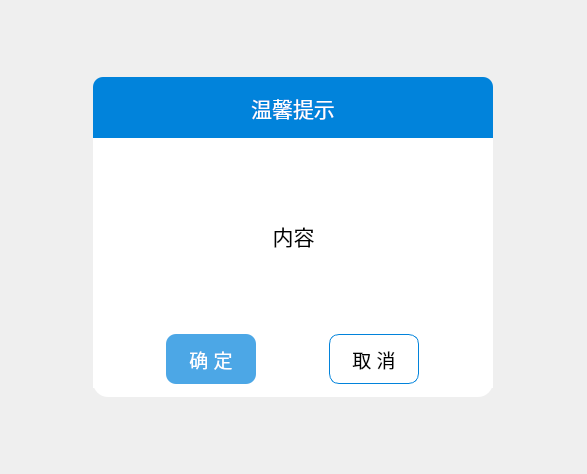
<?xml version="1.0" encoding="UTF-8"?>
<ui version="4.0">
 <class>AlertWindow</class>
 <widget class="QWidget" name="AlertWindow">
  <property name="geometry">
   <rect>
    <x>0</x>
    <y>0</y>
    <width>587</width>
    <height>474</height>
   </rect>
  </property>
  <property name="windowTitle">
   <string>Form</string>
  </property>
  <layout class="QGridLayout" name="gridLayout">
   <item row="0" column="0">
    <widget class="QFrame" name="frame">
     <property name="maximumSize">
      <size>
       <width>400</width>
       <height>320</height>
      </size>
     </property>
     <property name="styleSheet">
      <string notr="true">background-color: rgb(255, 255, 255);
border-radius:15px;</string>
     </property>
     <property name="frameShape">
      <enum>QFrame::StyledPanel</enum>
     </property>
     <property name="frameShadow">
      <enum>QFrame::Raised</enum>
     </property>
     <widget class="QWidget" name="widget" native="true">
      <property name="geometry">
       <rect>
        <x>0</x>
        <y>60</y>
        <width>400</width>
        <height>251</height>
       </rect>
      </property>
      <property name="styleSheet">
       <string notr="true">background-color: rgb(255, 255, 255);</string>
      </property>
      <widget class="QWidget" name="layoutWidget">
       <property name="geometry">
        <rect>
         <x>0</x>
         <y>0</y>
         <width>401</width>
         <height>251</height>
        </rect>
       </property>
       <layout class="QVBoxLayout" name="verticalLayout" stretch="1,0">
        <property name="spacing">
         <number>0</number>
        </property>
        <item>
         <widget class="QLabel" name="contentLabel">
          <property name="minimumSize">
           <size>
            <width>370</width>
            <height>0</height>
           </size>
          </property>
          <property name="font">
           <font>
            <pointsize>16</pointsize>
           </font>
          </property>
          <property name="styleSheet">
           <string notr="true">border: none;
border-radius:0px;</string>
          </property>
          <property name="text">
           <string>内容</string>
          </property>
          <property name="alignment">
           <set>Qt::AlignCenter</set>
          </property>
          <property name="wordWrap">
           <bool>true</bool>
          </property>
         </widget>
        </item>
        <item>
         <widget class="QWidget" name="buttonsWidget" native="true">
          <property name="styleSheet">
           <string notr="true">QWidget{
border: none;
border-radius:0px;
}</string>
          </property>
          <layout class="QHBoxLayout" name="horizontalLayout">
           <property name="spacing">
            <number>0</number>
           </property>
           <property name="sizeConstraint">
            <enum>QLayout::SetNoConstraint</enum>
           </property>
           <property name="leftMargin">
            <number>0</number>
           </property>
           <property name="topMargin">
            <number>0</number>
           </property>
           <property name="rightMargin">
            <number>0</number>
           </property>
           <property name="bottomMargin">
            <number>4</number>
           </property>
           <item>
            <widget class="QPushButton" name="confirmPushButton">
             <property name="minimumSize">
              <size>
               <width>90</width>
               <height>50</height>
              </size>
             </property>
             <property name="maximumSize">
              <size>
               <width>90</width>
               <height>50</height>
              </size>
             </property>
             <property name="font">
              <font>
               <pointsize>14</pointsize>
              </font>
             </property>
             <property name="styleSheet">
              <string notr="true">QPushButton{
background-color: rgba(1, 131, 219,180);
color: rgb(255, 255, 255);
border: none;
border-radius:10px;
}

QPushButton:pressed{
background-color: rgb(1, 131, 219);
color: rgb(255, 255, 255);
border: none;
border-radius:10px;
}</string>
             </property>
             <property name="text">
              <string>确 定</string>
             </property>
            </widget>
           </item>
           <item>
            <widget class="QPushButton" name="cancelPushButton">
             <property name="minimumSize">
              <size>
               <width>90</width>
               <height>50</height>
              </size>
             </property>
             <property name="maximumSize">
              <size>
               <width>90</width>
               <height>50</height>
              </size>
             </property>
             <property name="font">
              <font>
               <pointsize>14</pointsize>
              </font>
             </property>
             <property name="styleSheet">
              <string notr="true">QPushButton{
border:none;
border: 1px solid rgb(1, 131, 219);
border-radius:10px;
}
QPushButton::pressed{
	color: rgb(255, 255, 255);
	background-color: rgb(1, 131, 219);
}</string>
             </property>
             <property name="text">
              <string>取 消</string>
             </property>
            </widget>
           </item>
          </layout>
         </widget>
        </item>
       </layout>
      </widget>
     </widget>
     <widget class="QLabel" name="titleLabel">
      <property name="geometry">
       <rect>
        <x>0</x>
        <y>0</y>
        <width>400</width>
        <height>61</height>
       </rect>
      </property>
      <property name="font">
       <font>
        <pointsize>16</pointsize>
       </font>
      </property>
      <property name="styleSheet">
       <string notr="true">background-color: rgb(1, 131, 219);
color: rgb(255, 255, 255);
border-radius:0px;
border-top-left-radius:10px;
border-top-right-radius:10px;
border: none;</string>
      </property>
      <property name="text">
       <string>温馨提示</string>
      </property>
      <property name="alignment">
       <set>Qt::AlignCenter</set>
      </property>
     </widget>
    </widget>
   </item>
  </layout>
 </widget>
 <resources/>
 <connections/>
</ui>
